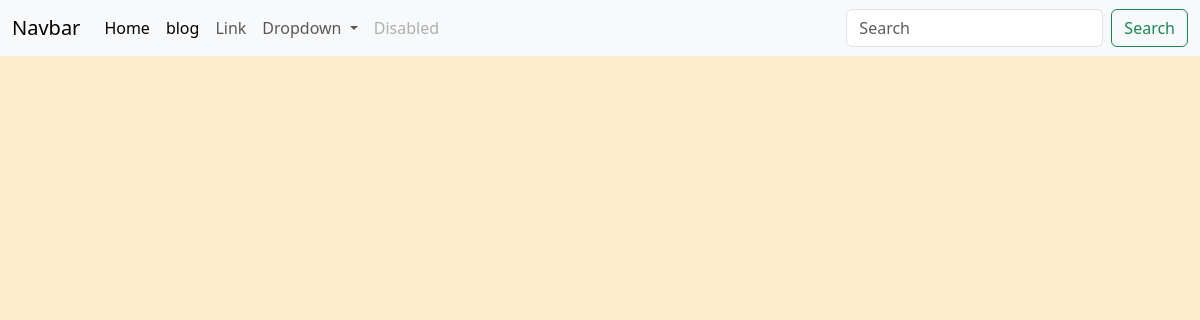
The page /courses/des on the database as committed earlier.
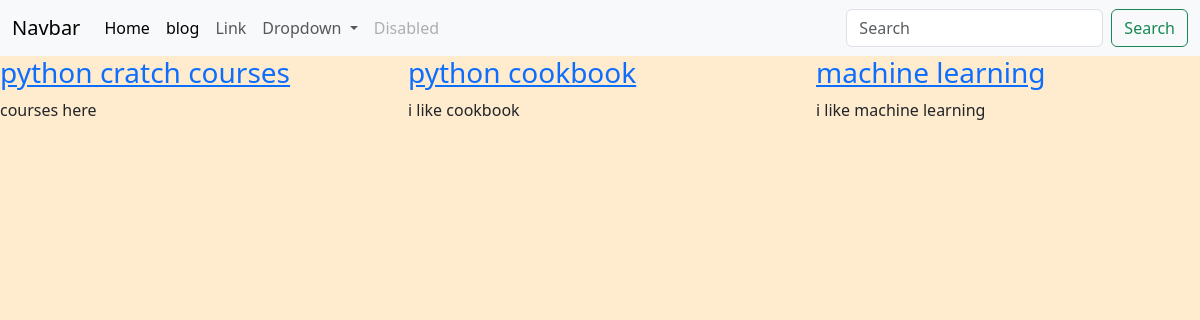
The same page on the database as committed later.
### courses/models.py (models this page shows, shortened)
class Courses(models.Model):
    title=models.CharField(max_length=50)
    description=models.TextField()
    class Meta:
        verbose_name = 'Course'
        verbose_name_plural = 'Courses'

### courses/views.py (the view)
# urls.py: path('',List_View.as_view(),name='courses-list'),
class List_View(View):
    template_name='courses/courses_list.html'
    def get(self, request,*args, **kwargs):
        queryset=Courses.objects.all()
        return render(request, self.template_name, {'object_list':queryset})

### templates/courses/courses-list-des.html
{% extends "base.html" %} {% block content %}
<div class="row">
  {%for instance in object_list%}
  <div class="col-md-4">
    <h3>
      <a href="{% url 'courses:course-detail' instance.pk %}"
        >{{instance.title}}</a
      >
    </h3>
    <p>{{instance.description}}</p>
  </div>
  {% endfor %}
</div>
{% endblock content %}

Rows that differ between the two databases and show on the page:
added Courses: title "python cratch courses", description "courses here"
added Courses: title "python cookbook", description "i like cookbook"
added Courses: title "machine learning", description "i like machine learning"
